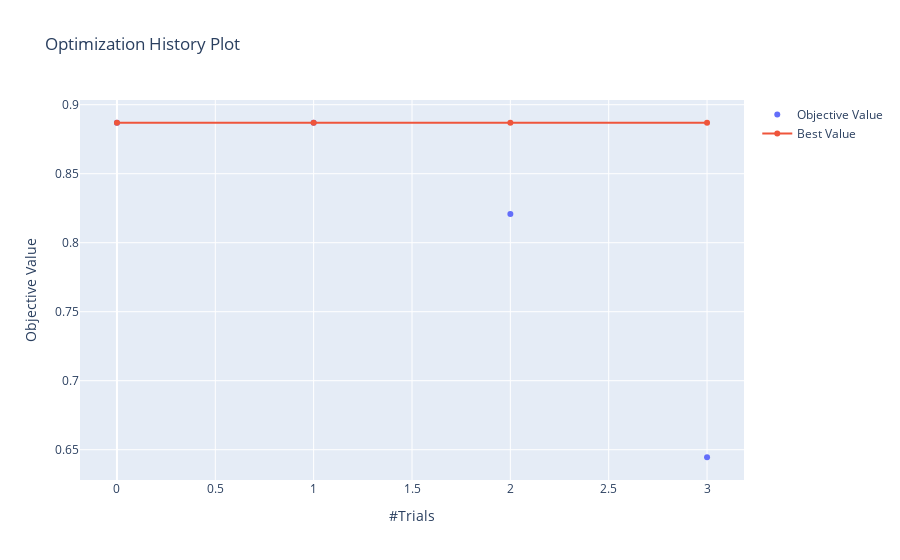

Notebook code cell kept with this figure:
### Code cell
optuna.visualization.plot_optimization_history(study)

### Figure 1 — Plotly figure (JSON) as saved in the notebook; plotly's stock layout.template omitted (floating-point values rounded to 4 significant figures)
{"data": [{"mode": "markers", "name": "Objective Value", "type": "scatter", "x": [0, 1, 2, 3], "y": [0.8869, 0.8869, 0.8207, 0.6445]}, {"name": "Best Value", "type": "scatter", "x": [0, 1, 2, 3], "y": [0.8869, 0.8869, 0.8869, 0.8869]}], "layout": {"title": {"text": "Optimization History Plot"}, "xaxis": {"title": {"text": "#Trials"}}, "yaxis": {"title": {"text": "Objective Value"}}}}
